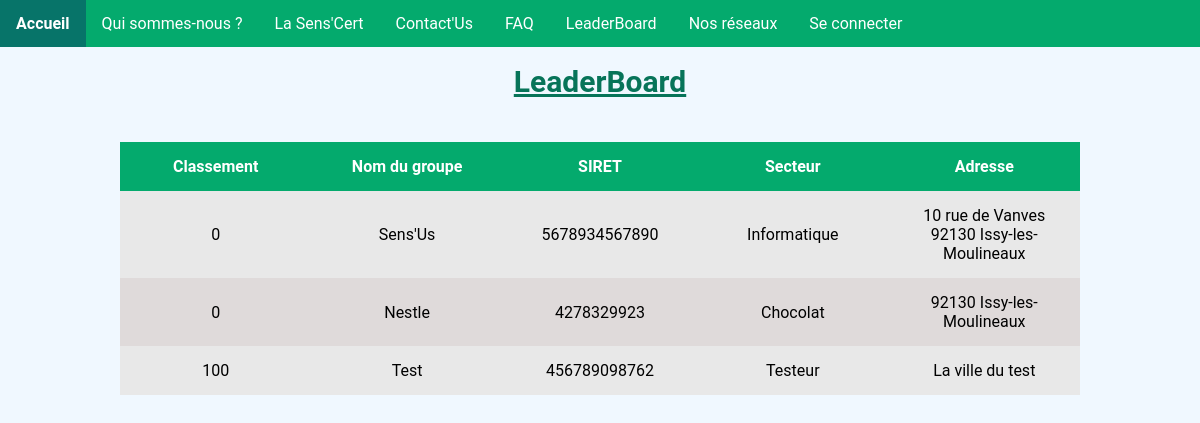
The app's page /Controleur/leaderBoard_controleur.php with its own data.
### tables this page shows
create table groupe
(
    GroupeId   int(45)      not null primary key AUTO_INCREMENT,
    NomGroupe  varchar(255) not null,
    SIRET      varchar(255) not null,
    Secteur    varchar(255) not null,
    Adresse    varchar(255) not null,
    Classement int(45)      not null,
    Code       varchar(255) not null,
    GestId     int(45)      null,
    constraint groupe_gestionnaire_GestId_fk
        foreign key (GestId) references gestionnaire (GestId)
            on update cascade on delete cascade
);

### Controleur/leaderBoard_controleur.php (called while the page is built, shortened)
<?php
require('../Modele/leaderBoard_modele.php');
$resultatsGroupe = leaderBoard_modele();
usort($resultatsGroupe, "classement_sort");
require('../Vue/leaderBoard_vue.php');

### Modele/leaderBoard_modele.php (called while the page is built, shortened)
<?php
function leaderBoard_modele()
{
    $db = dbConnect();
    $reponsesGroupe = $db->prepare('SELECT * FROM groupe');
    $reponsesGroupe->execute();
    $resultatsGroupe = $reponsesGroupe->fetchAll();
    return $resultatsGroupe;
}

### Vue/leaderBoard_vue.php (the view, shortened to what this page needs)
<!DOCTYPE html>
<html lang="en">
<head>
    <link rel="stylesheet" href="../CSS/leaderBoard.css">
    <link rel="stylesheet" href="../CSS/nav.css">
    <link rel="stylesheet" href="../CSS/background.css">
</head>
<body class="background">
    <div>
        <h2>LeaderBoard</h2>
        <br>
        <table>
            <thead>
                <tr>
                    <th>Classement</th>
                    <th>Nom du groupe</th>
                    <th>SIRET</th>
                    <th>Secteur</th>
                    <th>Adresse</th>
                </tr>
            </thead>
            <tbody>
                <?php for ($i = 0; $i < count($resultatsGroupe); $i++) {
                ?>
                    <tr>
                        <td><?= $resultatsGroupe[$i]['Classement'] ?></td>
                        <td><?= $resultatsGroupe[$i]['NomGroupe'] ?></td>
                        <td><?= $resultatsGroupe[$i]['SIRET'] ?></td>
                        <td><?= $resultatsGroupe[$i]['Secteur'] ?></td>
                        <td><?= $resultatsGroupe[$i]['Adresse'] ?></td>
                    </tr>
                <?php }
                ?>
            </tbody>
        </table>
    </div>
</body>
</html>

### CSS/leaderBoard.css (style rules this page uses)
div { display: flex; flex-direction: column; align-items: center; }
h2 { font-size: 30px; margin-top: 2%; margin-bottom: 2%; text-transform: capitalize; text-decoration: underline; color: #077459; }
table { border-collapse: collapse; width: 80%; background-color: rgb(230, 224, 224); }
thead { background-color: #04aa6d; color: white; }
td, th { text-align: center; width: 15%; padding: 15px; }
tbody tr:nth-child(even) { background-color: rgba(197, 197, 197, 0.219); }
tbody tr:nth-child(odd) { background-color: rgba(233, 233, 233, 0.973); }

### CSS/background.css (style rules this page uses)
.background { background: aliceblue; font-family: "Roboto", sans-serif; padding: 0; margin: 0; }

### records on screen
groupe: Classement "0", NomGroupe "Sens'Us", SIRET "5678934567890", Secteur "Informatique", Adresse "10 rue de Vanves 92130 Issy-les-Moulineaux"
groupe: Classement "0", NomGroupe "Nestle", SIRET "4278329923", Secteur "Chocolat", Adresse "92130 Issy-les-Moulineaux"
groupe: Classement "100", NomGroupe "Test", SIRET "456789098762", Secteur "Testeur", Adresse "La ville du test"
